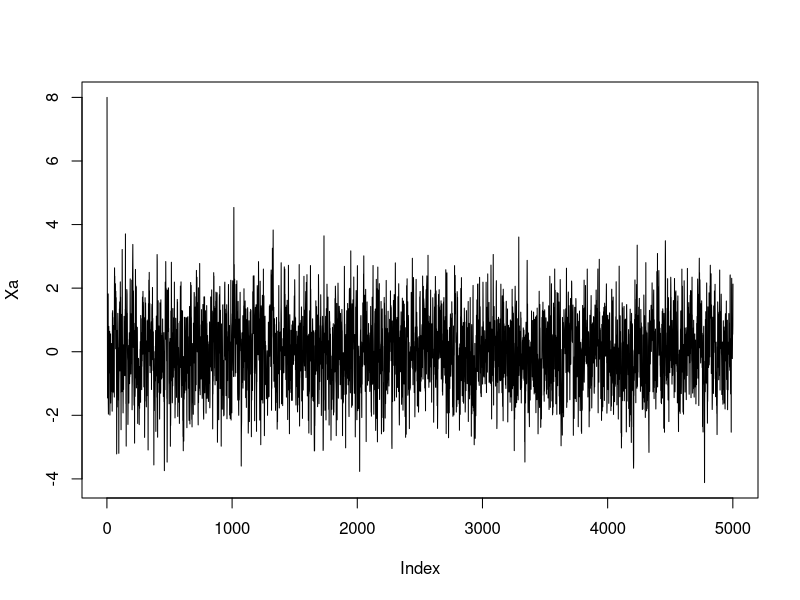
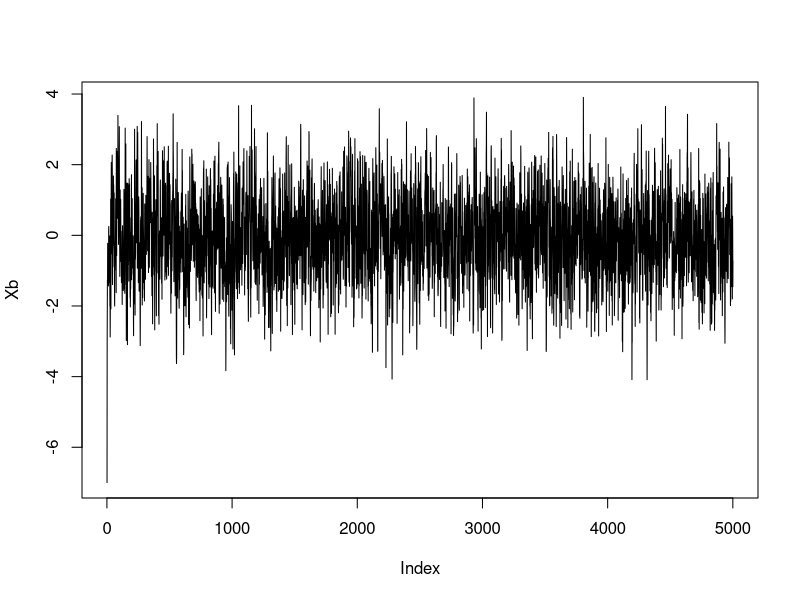
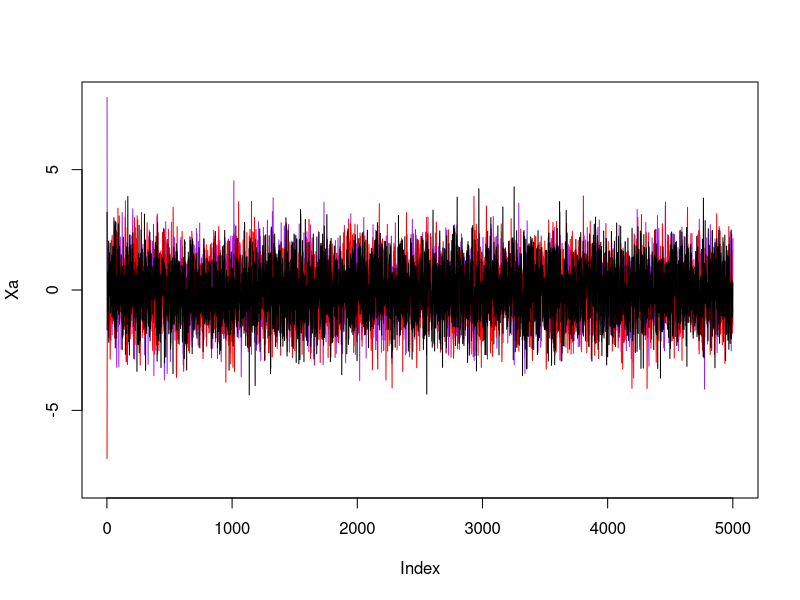
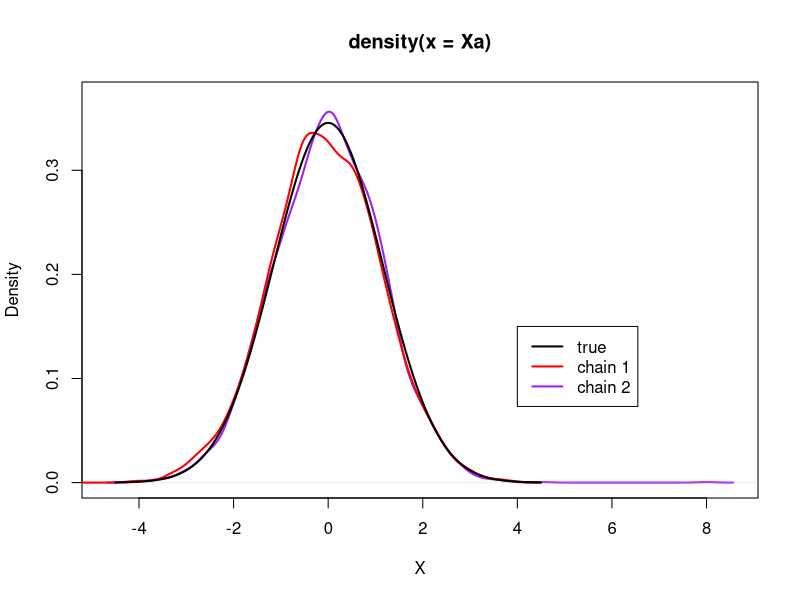

The R source for these figures, in order:
## ---- chunk 1
knitr::opts_chunk$set(echo = TRUE)
## ---- chunk 2
N=5000
Xa=vector(N+1,mode="numeric") #create an empty vector of length N+1
Xa0=8 				
Xa[1]=Xa0			#Set the first entry of the vector to Xa0 

#loop for a simulation of the Markov Chain
for (i in 1:N){
Xa[i+1]=rnorm(1,0.5*Xa[i],1)
}

plot(Xa,type="l")
## ---- chunk 3
Xb=vector(N+1,mode="numeric") #create an empty vector of length N+1
Xb0=-7 				
Xb[1]=Xb0			#Set the first entry of the vector to Xa0 

#loop for a simulation of the Markov Chain
for (i in 1:N){
Xb[i+1]=rnorm(1,0.5*Xb[i],1)
}
plot(Xb,type="l")
## ---- chunk 4
Xc = rnorm(N,0,sqrt(1.333)) 
plot(Xa,type="l",ylim=c(-Xa0,Xa0),col="purple")
lines(Xb,col="red")
lines(Xc)

mean(Xa)
mean(Xb)
var(Xa)
var(Xb)

plot(density(Xa),xlab="X",col="purple",ylim=c(0,0.37),lwd=2)
lines(density(Xb),col="red",lwd=2)
X=seq(from=-4.5,to=4.5,by=0.01)
lines(X,dnorm(X,0,sqrt(1.333)),lwd=2)
legend(4,0.15,c("true","chain 1","chain 2"),lty=c(1,1,1),lwd=c(2,2,2),
col=c("black","red","purple"))
